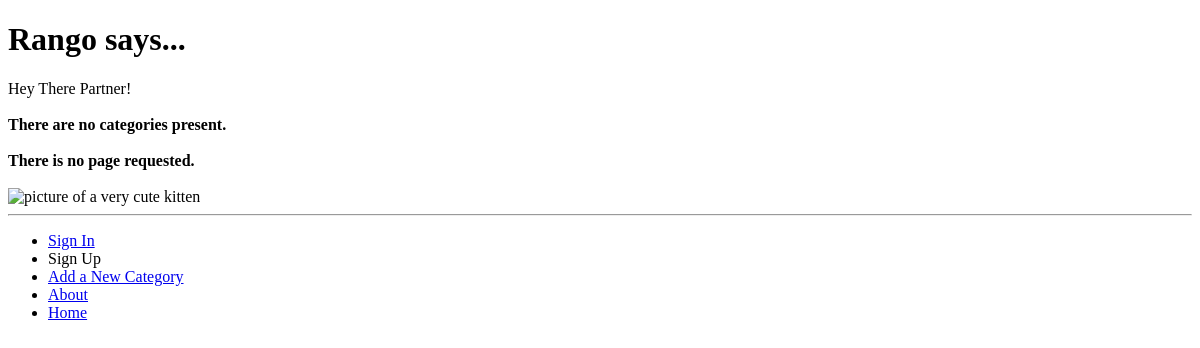
The app's page /, older data.
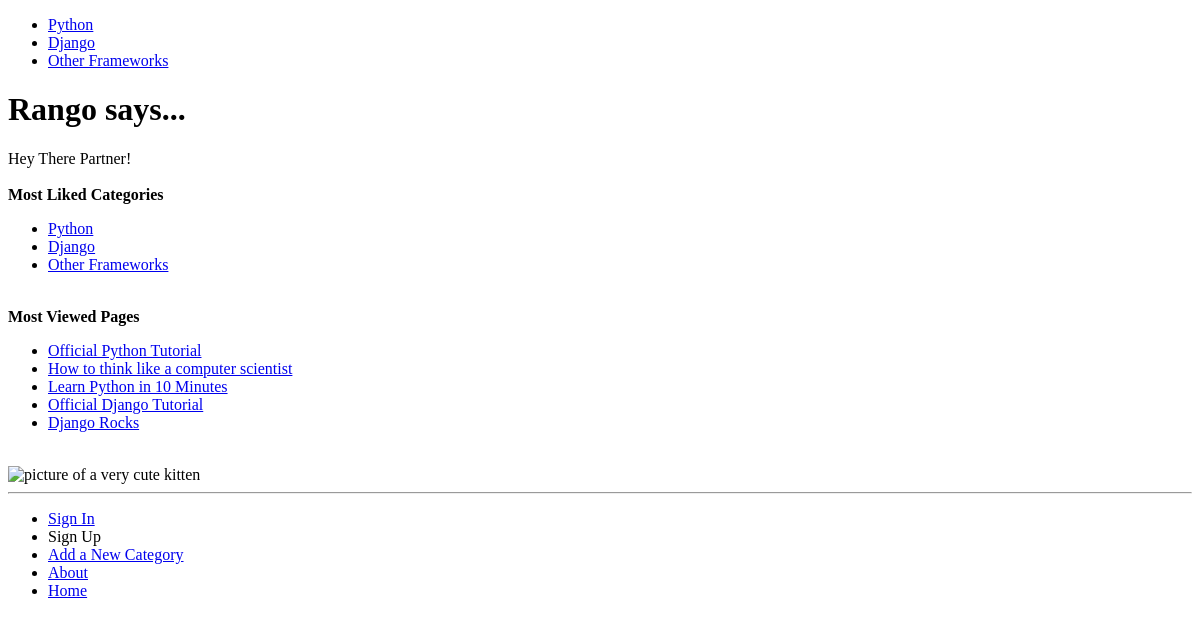
The same page, newer data.
### rango/models.py (models this page shows, shortened)
class Category(models.Model):
    name = models.CharField(max_length=128, unique=True)
    views = models.IntegerField(default=0)
    likes = models.IntegerField(default=0)
    slug = models.SlugField(blank=True, unique=True, allow_unicode=True)
    class Meta:
        verbose_name_plural = 'categories'

class Page(models.Model):
    category = models.ForeignKey(Category)
    title = models.CharField(max_length=128)
    url = models.URLField()
    views = models.IntegerField(default=0)
    slug = models.SlugField(blank=True, unique=True, allow_unicode=True)

### rango/views.py (the view)
# urls.py: url(r'^$', views.index, name='index'),
def index(request):
    request.session.set_test_cookie()
    category_list_by_likes = Category.objects.order_by('-likes')[:5]
    page_list_by_views = Page.objects.order_by('-views')[:5]
    context_dict = {'categories_by_likes': category_list_by_likes, 'pages_by_views': page_list_by_views}
    return render(request, 'rango/index.html', context_dict)

### rango/templatetags/rango_template_tags.py (called while the page is built)
@register.inclusion_tag('rango/cats.html')
def get_category_list(cat=None):
    return {'cats': Category.objects.all(), 'act_cat': cat}

### tango_withdjango_project/templates/rango/index.html (shortened to what this page needs)
{% extends 'rango/base.html' %}
{% load staticfiles %}
{% block body_block %}
    <h1>Rango says...</h1>
    {% if user.is_authenticated %}
        <div>Howdy {{ user.username }}!</div>
    {% else %}
        <div>Hey There Partner!</div>
    {% endif %}
    <div>
        <br />
        {% if categories_by_likes %}
            <strong>Most Liked Categories</strong>
            <ul>
                {% for category in categories_by_likes %}
                    <li>
                        <a href="{% url 'rango:show_category' category.slug %}">{{ category.name }}</a>
                    </li>
                {% endfor %}
            </ul>
        {% else %}
            <strong>There are no categories present.</strong>
        {% endif %}
    </div>
    <div>
        <br />
        {% if pages_by_views %}
            <strong>Most Viewed Pages</strong>
            <ul>
                {% for page in pages_by_views %}
                    <li>
                        <a href="{% url 'rango:show_page' page.slug %}">{{ page.title }}</a>
                    </li>
                {% endfor %}
            </ul>
        {% else %}
            <strong>There is no page requested.</strong>
        {% endif %}
    </div>
    <div>
        <br />
        <img src="{% static 'images/kitten.jpg' %}" alt="picture of a very cute kitten" height="300">
    </div>
{% endblock body_block %}
{% load staticfiles %}

### tango_withdjango_project/templates/rango/cats.html
 <ul>
 {% for c in cats %}
    {% if c == act_cat %}
    <li>
        <strong>
            <a href="{% url 'rango:show_category' c.slug %}">{{ c.name }}</a>
        </strong>
    </li>
    {% else %}
        <li>
            <a href="{% url 'rango:show_category' c.slug %}">{{ c.name }}</a>
        </li>
    {% endif %}
 {% endfor %}
</ul>

Row changes from the older to the newer data that the page shows:
added Category: name "Python"
added Category: name "Django"
added Category: name "Other Frameworks"
added Page: title "Official Python Tutorial"
added Page: title "How to think like a computer scientist"
added Page: title "Learn Python in 10 Minutes"
added Page: title "Official Django Tutorial"
added Page: title "Django Rocks"
Text that changed along with them:
text no longer shown: "There are no categories present. There is no page requested."
text now shown: "Most Liked Categories Most Viewed Pages"
